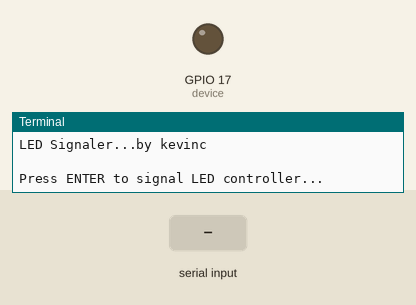
Simulated run of this program. Board: Raspberry Pi (BCM pin numbers). Parts: output pins drawn as LEDs (lit = HIGH), the last lines printed to the terminal. Inputs (shaded band) come from the test bench.

Above: at 1.2 s.
1.3 s: "1" typed at the terminal, then Enter
At 1.45 s:
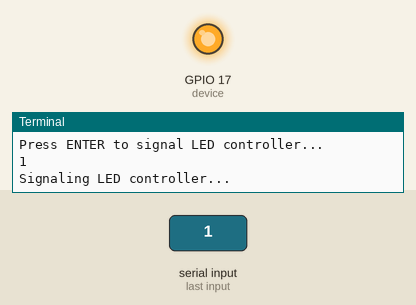
Timing chart, 0 to 4.3 s (numbered marks = the images above; inputs shaded):
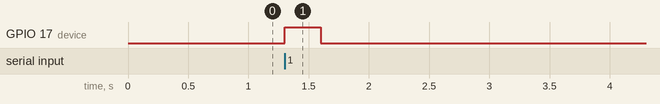

Measured:
- after the input at 1.3 s, GPIO 17 (device): LOW → HIGH at once, → LOW 0.30 s later

The program:

main.py
```python
from gpiozero import OutputDevice
from time import sleep
import sys

print("LED Signaler...by kevinc\n")
print("Press ENTER to signal LED controller...")

# GPIO pin hooked up to LED controller
device = OutputDevice(17)

while True:
     # block on input
     string = str(input())
     sys.stdout.write("Signaling LED controller...")

     # send HIGH signal over GPIO to controller
     device.on()

     # leave it HIGH for 300ms
     sleep(.3)

     # turn it off
     device.off()

     print("DONE")
```
